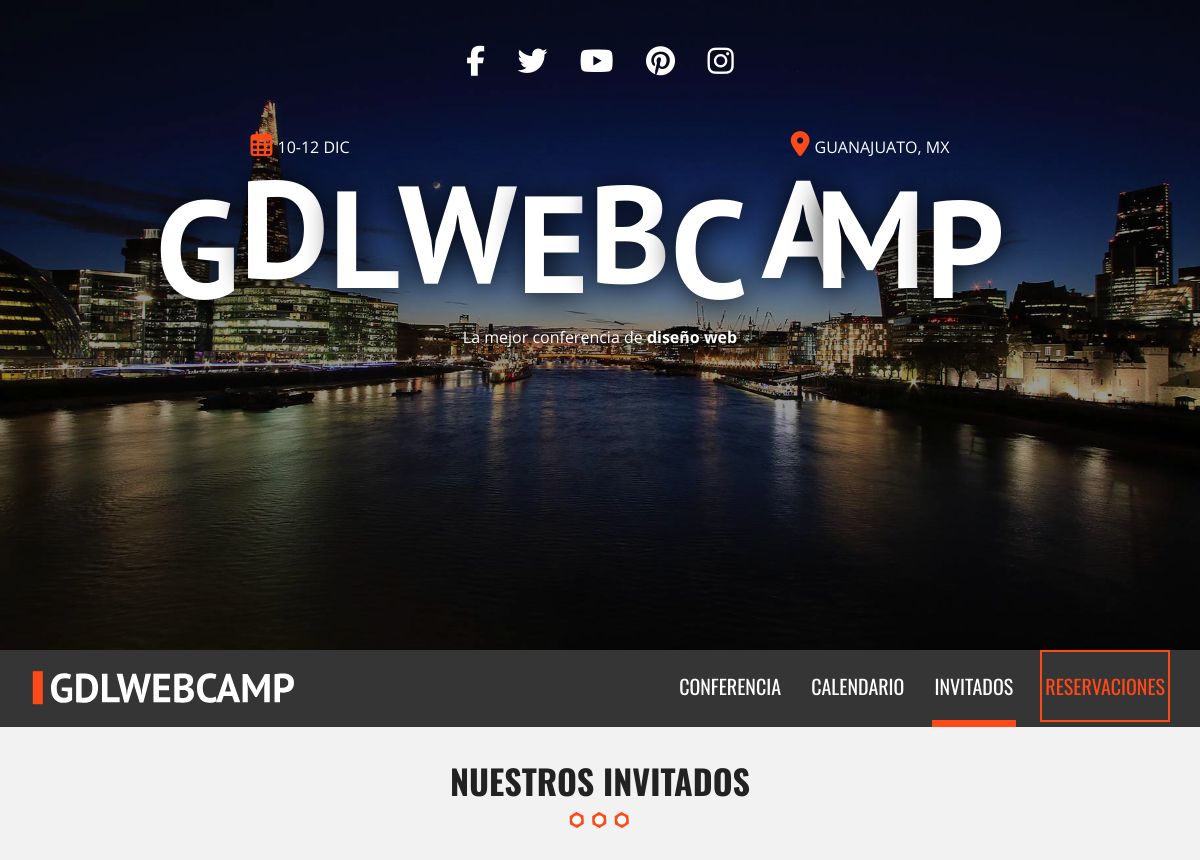
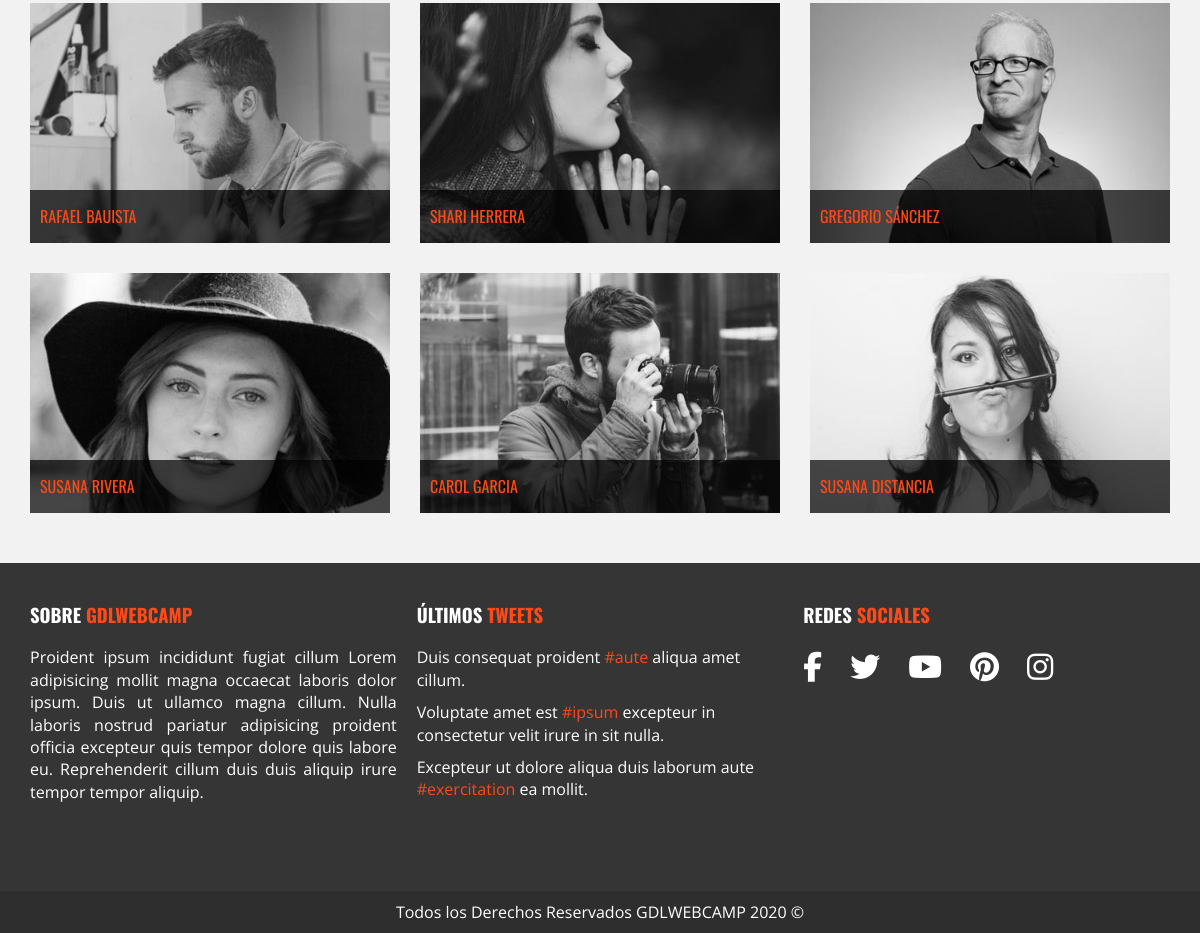
/invitados.php, run on the app's committed database (2 pictures, top to bottom).
### tables this page shows
CREATE TABLE `invitado` (
  `id_invitado` int(11) NOT NULL,
  `nombre` varchar(30) NOT NULL,
  `apellido` varchar(30) NOT NULL,
  `descripcion` text NOT NULL,
  `url_foto` varchar(50) NOT NULL
);

### invitados.php (called while the page is built)
<?php include_once 'includes/templates/head.php'; ?>
<?php include_once 'includes/templates/header.php'; ?>
<?php include_once 'includes/templates/invitados.php'; ?>
<?php include_once 'includes/templates/footer.php'; ?>
<?php include_once 'includes/templates/scripts.php'; ?>

### includes/templates/invitados.php (the view, shortened to what this page needs)
<?php
     require_once 'includes/functions/db_conection.php';
     $sql = 'select * from invitado';
     $result = $conn->query($sql);
?>
<section class="seccion invitados contenedor">
    <h2 class="justify-center separador">Nuestros Invitados</h2>
    <ul class="lista-invitados">
        <?php while ($row = $result->fetch_assoc()) { ?>
        <li class="invitado">
            <a class="descripcion" href="#invitado<?php echo $row['id_invitado']; ?>">
                <img src="<?php echo 'img/'.$row['url_foto']; ?>" alt="Imagen del Invitado">
            </a>
            <p><?php echo $row['nombre'].' '.$row['apellido']; ?></p>
        </li>
        <?php } ?>
    </ul>
</section>

### includes/templates/head.php (shortened to what this page needs)
<!doctype html>
<html class="no-js" lang="">
<head>
    <link rel="stylesheet" href="css/normalize.css">
    <link rel="stylesheet" href="https://unpkg.com/leaflet@1.6.0/dist/leaflet.css" />
    <?php
       $archivo = basename($_SERVER['PHP_SELF']);
       $pagina = str_replace('.php', '', $archivo);
       switch ($pagina) {
           case 'index':
           case 'invitados':
                echo '<link rel="stylesheet" href="css/colorbox.css">';
               break;
       }
    ?>
    <link rel="stylesheet" href="css/main.css">
</head>
<body class="<?php echo $pagina; ?>">

### includes/templates/header.php (shortened to what this page needs)
<header class="site-header">
    <div class="contenedor contenido-header">
        <nav class="redes-sociales">
            <a href="#"><i class="fab fa-facebook-f"></i></a>
            <a href="#"><i class="fab fa-twitter"></i></a>
            <a href="#"><i class="fab fa-youtube"></i></a>
            <a href="#"><i class="fab fa-pinterest"></i></a>
            <a href="#"><i class="fab fa-instagram"></i></a>
        </nav>
        <div class="informacion-evento">
            <div class="info">
                <p class="fecha"><i class="far fa-calendar-alt"></i>10-12 Dic</p>
                <p class="ciudad"><i class="fas fa-map-marker-alt"></i>Guanajuato, MX</p>
            </div>
            <div class="nombre-sitio">
                <a href="index.php">
                    <h1 class="no-margin">GdlWebcamP</h1>
                </a>
                <p class="slogan">La mejor conferencia de <span>diseño web</span></p>
            </div>
        </div>
    </div>
</header>
<div class="barra">
    <div class="contenedor contenido-barra">
        <div class="barra-logo">
            <div class="imagen">
                <a href="index.php"><img src="img/logo.svg" alt="Logo"></a>
            </div>
        </div>
        <div class="navegacion">
            <nav>
                <a href="conferencia.php">Conferencia</a>
                <a href="calendario.php">Calendario</a>
                <a href="invitados.php">Invitados</a>
                <a href="registro.php">Reservaciones</a>
            </nav>
        </div>
    </div>
</div>

### includes/templates/footer.php (shortened to what this page needs)
<footer class="site-footer">
    <div class="contenedor contenido">
        <div class="footer-info">
            <h3>Sobre <span>GdlWebcamp</span></h3>
            <p>Proident ipsum incididunt fugiat cillum Lorem adipisicing mollit magna occaecat laboris
                dolor ipsum. Duis ut ullamco magna cillum. Nulla laboris nostrud pariatur adipisicing proident
                officia excepteur quis tempor dolore quis labore eu. Reprehenderit cillum duis duis aliquip irure
                tempor tempor aliquip. </p>
        </div>
        <div class="ultimos-tweets">
            <h3>Últimos <span>Tweets</span></h3>
            <p>Duis consequat proident <span>#aute</span> aliqua amet cillum.</p>
            <p>Voluptate amet est <span>#ipsum</span> excepteur in consectetur velit irure in sit nulla.</p>
            <p>Excepteur ut dolore aliqua duis laborum aute <span>#exercitation</span> ea mollit.</p>
        </div>
        <div class="menu">
            <h3>Redes <span>Sociales</span></h3>
            <nav class="redes-sociales">
                <a href="#"><i class="fab fa-facebook-f"></i></a>
                <a href="#"><i class="fab fa-twitter"></i></a>
                <a href="#"><i class="fab fa-youtube"></i></a>
                <a href="#"><i class="fab fa-pinterest"></i></a>
                <a href="#"><i class="fab fa-instagram"></i></a>
            </nav>
        </div>
    </div>
    <p class="copyrigth">Todos los Derechos Reservados <span>GdlWebcamp</span> 2020 &copy;</p>
    <link href="//cdn-images.mailchimp.com/embedcode/classic-10_7.css" rel="stylesheet" type="text/css">
</footer>

### includes/templates/scripts.php (shortened to what this page needs)
</body>
</html>

### data on the page
invitado: url_foto (picture), nombre "RAFAEL", apellido "BAUISTA"
invitado: url_foto (picture), nombre "SHARI", apellido "HERRERA"
invitado: url_foto (picture), nombre "GREGORIO", apellido "SÁNCHEZ"
invitado: url_foto (picture), nombre "SUSANA", apellido "RIVERA"
invitado: url_foto (picture), nombre "CAROL", apellido "GARCIA"
invitado: url_foto (picture), nombre "SUSANA", apellido "DISTANCIA"
